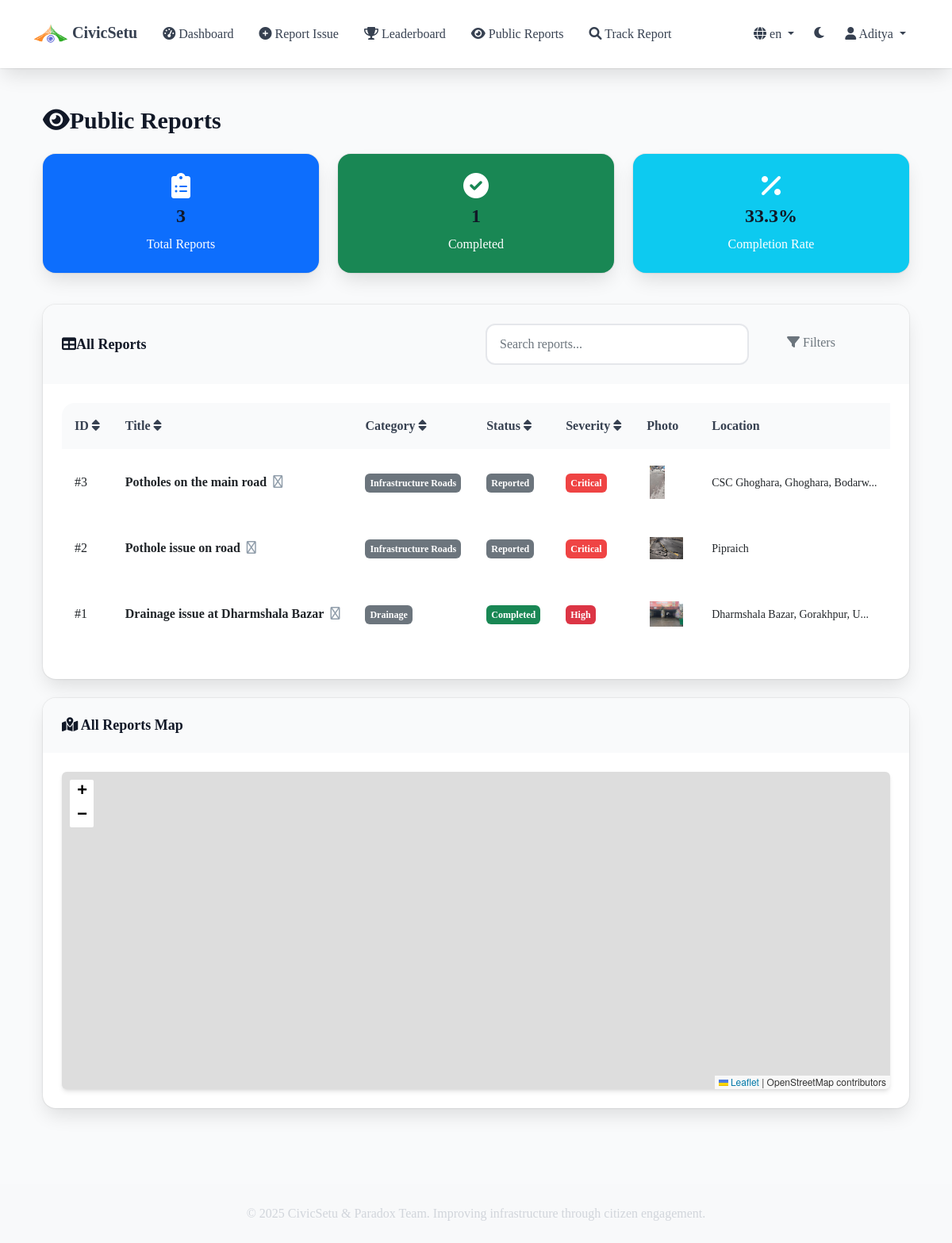
The page /public-reports (signed in) on the database its author committed.
### models.py (models this page shows)
class User(UserMixin, db.Model):
    id = db.Column(db.Integer, primary_key=True)
    username = db.Column(db.String(80), unique=True, nullable=False)
    email = db.Column(db.String(120), unique=True, nullable=False)
    password_hash = db.Column(db.String(120), nullable=False)
    role = db.Column(db.String(20), nullable=False, default='citizen')  # citizen or authority
    phone = db.Column(db.String(15))
    department = db.Column(db.String(100))  # For authority users
    created_at = db.Column(db.DateTime, default=datetime.utcnow)
    is_active = db.Column(db.Boolean, default=True)
    email_verified = db.Column(db.Boolean, default=False)
    reports = db.relationship('Report', backref='reporter', lazy=True)
    assigned_tickets = db.relationship('MaintenanceTicket', backref='assigned_to', lazy=True)

class Report(db.Model):
    id = db.Column(db.Integer, primary_key=True)
    title = db.Column(db.String(200), nullable=False)
    description = db.Column(db.Text, nullable=False)
    category = db.Column(db.String(50), nullable=False)  # pothole, crack, broken_structure, etc.
    severity = db.Column(db.String(20), nullable=False, default='medium')  # low, medium, high, critical
    latitude = db.Column(db.Float, nullable=True)  # Made optional
    longitude = db.Column(db.Float, nullable=True)  # Made optional
    address = db.Column(db.String(300))
    postal_code = db.Column(db.String(20))  # PIN/Postal/Zip code
    photo_path = db.Column(db.String(200), nullable=False)  # Made mandatory
    status = db.Column(db.String(20), default='reported')  # reported, verified, in_progress, completed, rejected
    user_id = db.Column(db.Integer, db.ForeignKey('user.id'), nullable=False)
    is_anonymous = db.Column(db.Boolean, default=False)  # New field for anonymous reporting
    created_at = db.Column(db.DateTime, default=datetime.utcnow)
    updated_at = db.Column(db.DateTime, default=datetime.utcnow, onupdate=datetime.utcnow)
    ticket = db.relationship('MaintenanceTicket', backref='report', uselist=False)
    updates = db.relationship('StatusUpdate', backref='report', lazy=True, order_by='StatusUpdate.created_at.desc()')

### app.py (the view)
@app.route('/public-reports')
def public_reports():
    reports = Report.query.filter(Report.status.notin_(['rejected'])).order_by(Report.created_at.desc()).all()
    vote_counts = {}
    user_votes = set()
    for report in reports:
        vote_count = Vote.query.filter_by(report_id=report.id).count()
        vote_counts[report.id] = vote_count
        if current_user.is_authenticated:
            user_vote = Vote.query.filter_by(user_id=current_user.id, report_id=report.id).first()
            if user_vote:
                user_votes.add(report.id)
    for report in reports:
        report.reporter_name = "Anonymous" if report.is_anonymous else report.reporter.username
    total_reports = len(reports)
    completed_reports = len([r for r in reports if r.status == 'completed'])
    completion_rate = (completed_reports / total_reports * 100) if total_reports > 0 else 0
    return render_template('public_reports.html',
                         reports=reports,
                         vote_counts=vote_counts,
                         user_votes=user_votes,
                         total_reports=total_reports,
                         completed_reports=completed_reports,
                         completion_rate=completion_rate)

### templates/public_reports.html (shortened to what this page needs)
{% extends "base.html" %}
{% block content %}
<div class="container-fluid py-4">
    <h2 class="mb-4"><i class="fas fa-eye"></i>{{ _('Public Reports') }}</h2>
    <div class="row mb-4">
        <div class="col-md-4 mb-3">
            <div class="card bg-primary text-white text-center">
                <div class="card-body">
                    <i class="fas fa-clipboard-list fa-2x mb-2"></i>
                    <h3>{{ total_reports }}</h3>
                    <p class="mb-0">{{ _('Total Reports') }}</p>
                </div>
            </div>
        </div>
        <div class="col-md-4 mb-3">
            <div class="card bg-success text-white text-center">
                <div class="card-body">
                    <i class="fas fa-check-circle fa-2x mb-2"></i>
                    <h3>{{ completed_reports }}</h3>
                    <p class="mb-0">{{ _('Completed') }}</p>
                </div>
            </div>
        </div>
        <div class="col-md-4 mb-3">
            <div class="card bg-info text-white text-center">
                <div class="card-body">
                    <i class="fas fa-percentage fa-2x mb-2"></i>
                    <h3>{{ "%.1f"|format(completion_rate) }}%</h3>
                    <p class="mb-0">{{ _('Completion Rate') }}</p>
                </div>
            </div>
        </div>
    </div>
    <div class="card mb-4">
        <div class="card-header">
            <div class="row align-items-center">
                <div class="col-md-6">
                    <h5 class="mb-0"><i class="fas fa-table"></i>{{ _('All Reports') }}</h5>
                </div>
                <div class="col-md-6">
                    <div class="row">
                        <div class="col-md-8">
                            <input type="text" id="searchInput" class="form-control" placeholder="Search reports...">
                        </div>
                        <div class="col-md-4">
                            <button class="btn btn-outline-secondary" type="button" data-bs-toggle="collapse" data-bs-target="#filtersCollapse">
                                <i class="fas fa-filter"></i> {{ _('Filters') }}
                            </button>
                        </div>
                    </div>
                </div>
            </div>
        </div>
        <div class="card-body">
            {% if reports %}
                <div class="table-responsive">
                    <table class="table table-hover" id="reportsTable">
                        <thead class="table-dark">
                            <tr>
                                <th onclick="sortTable(0)" style="cursor: pointer;">{{ _('ID') }} <i class="fas fa-sort"></i></th>
                                <th onclick="sortTable(1)" style="cursor: pointer;">{{ _('Title') }} <i class="fas fa-sort"></i></th>
                                <th onclick="sortTable(2)" style="cursor: pointer;">{{ _('Category') }} <i class="fas fa-sort"></i></th>
                                <th onclick="sortTable(3)" style="cursor: pointer;">{{ _('Status') }} <i class="fas fa-sort"></i></th>
                                <th onclick="sortTable(4)" style="cursor: pointer;">{{ _('Severity') }} <i class="fas fa-sort"></i></th>
                                <th>{{ _('Photo') }}</th>
                                <th>{{ _('Location') }}</th>
                            </tr>
                        </thead>
                        <tbody>
                            {% for report in reports %}
                            <tr data-status="{{ report.status }}" data-category="{{ report.category }}" data-severity="{{ report.severity }}">
                                <td>#{{ report.id }}</td>
                                <td>
                                    <strong>{{ report.title }}</strong>
                                    {% if report.photo_path %}
                                        <i class="fas fa-camera text-muted ms-1" title="Has photo"></i>
                                    {% endif %}
                                </td>
                                <td>
                                    <span class="badge bg-secondary">{{ report.category.replace('_', ' ').title() }}</span>
                                </td>
                                <td>
                                    {% set status_colors = {
                                        'reported': 'secondary',
                                        'verified': 'info',
                                        'in_progress': 'warning',
                                        'completed': 'success',
                                        'rejected': 'danger'
                                    } %}
                                    <span class="badge bg-{{ status_colors[report.status] }}">
                                        {{ report.status.replace('_', ' ').title() }}
                                    </span>
                                </td>
                                <td>
                                    <span class="badge severity-{{ report.severity }}">{{ report.severity.title() }}</span>
                                </td>
                                <td>
                                    {% if report.photo_path %}
                                        <img src="{{ url_for('static', filename=report.photo_path.replace('\\', '/').replace('static/', '')) }}"
                                             class="img-thumbnail"
                                             style="max-width: 50px; max-height: 50px; cursor: pointer;"
                                             onclick="showImageModal('{{ url_for('static', filename=report.photo_path.replace('\\', '/').replace('static/', '')) }}', '{{ report.title }}')"
                                             title="Click to view full image">
                                    {% else %}
                                        <span class="text-muted small">
                                            <i class="fas fa-image-slash"></i> No image
                                        </span>
                                    {% endif %}
                                </td>
                                <td>
                                    <small>{{ report.address[:30] + '...' if report.address and report.address|length > 30 else (report.address or 'Location provided') }}</small>
                                </td>
                            </tr>
                            {% endfor %}
                        </tbody>
                    </table>
                </div>
            {% else %}
                <div class="text-center py-4">
                    <i class="fas fa-clipboard-list fa-3x text-muted mb-3"></i>
                    <h5>{{ _('No reports available') }}</h5>
                    <p class="text-muted">{{ _('Reports will appear here as they are submitted by citizens.') }}</p>
                </div>
            {% endif %}
        </div>
    </div>
    <div class="card mb-4">
        <div class="card-header">
            <h5 class="mb-0"><i class="fas fa-map-marked-alt"></i> {{ _('All Reports Map') }}</h5>
        </div>
        <div class="card-body">
            <div id="publicReportsMap" class="map-container"></div>
        </div>
    </div>
</div>
{% endblock %}

### templates/base.html (shortened to what this page needs)
<!DOCTYPE html>
<html lang="{{ get_locale() }}">
<head>
    <link href="https://cdn.jsdelivr.net/npm/bootstrap@5.1.3/dist/css/bootstrap.min.css" rel="stylesheet">
    <link href="https://cdnjs.cloudflare.com/ajax/libs/font-awesome/6.0.0/css/all.min.css" rel="stylesheet">
    <link rel="stylesheet" href="https://unpkg.com/leaflet@1.7.1/dist/leaflet.css" />
    <link href="{{ url_for('static', filename='css/custom.css') }}" rel="stylesheet">
</head>
<body>
    <nav class="navbar navbar-expand-lg navbar-dark bg-primary sticky-top">
        <div class="container">
            <a class="navbar-brand" href="{{ url_for('index') }}">
                <img src="{{ url_for('static', filename='logo/CivicSetu.svg') }}" alt="CivicSetu Logo" style="width: 44px;">
                {{ _('CivicSetu') }}
            </a>
            <div class="collapse navbar-collapse" id="navbarNav">
                <ul class="navbar-nav me-auto">
                    {% if current_user.is_authenticated %}
                        {% if current_user.role == 'citizen' %}
                            <li class="nav-item">
                                <a class="nav-link" href="{{ url_for('citizen_dashboard') }}">
                                    <i class="fas fa-tachometer-alt"></i> {{ _('Dashboard') }}
                                </a>
                            </li>
                            <li class="nav-item">
                                <a class="nav-link" href="{{ url_for('create_report') }}">
                                    <i class="fas fa-plus-circle"></i> {{ _('Report Issue') }}
                                </a>
                            </li>
                            <li class="nav-item">
                                <a class="nav-link" href="{{ url_for('citizen_leaderboard') }}">
                                    <i class="fas fa-trophy"></i> {{ _('Leaderboard') }}
                                </a>
                            </li>
                        {% endif %}
                    {% endif %}
                    <li class="nav-item">
                        <a class="nav-link" href="{{ url_for('public_reports') }}">
                            <i class="fas fa-eye"></i> {{ _('Public Reports') }}
                        </a>
                    </li>
                    <li class="nav-item">
                        <a class="nav-link" href="{{ url_for('track_report') }}">
                            <i class="fas fa-search"></i> {{ _('Track Report') }}
                        </a>
                    </li>
                </ul>
                <ul class="navbar-nav">
                    <li class="nav-item dropdown">
                        <a class="nav-link dropdown-toggle" href="#" id="languageDropdown" role="button" data-bs-toggle="dropdown">
                            <i class="fas fa-globe"></i> {{ get_locale() }}
                        </a>
                    </li>
                    <li class="nav-item">
                        <button class="nav-link btn btn-link" id="themeToggle" style="border: none; background: none;">
                            <i class="fas fa-moon" id="themeIcon"></i>
                        </button>
                    </li>
                    {% if current_user.is_authenticated %}
                        <li class="nav-item dropdown">
                            <a class="nav-link dropdown-toggle" href="#" id="navbarDropdown" role="button" data-bs-toggle="dropdown">
                                <i class="fas fa-user"></i> {{ current_user.username }}
                            </a>
                        </li>
                    {% endif %}
                </ul>
            </div>
        </div>
    </nav>
    <main class="container mt-4">
        {% block content %}{% endblock %}
    </main>
    <footer class="bg-light mt-5 py-4">
        <div class="container text-center">
            <p class="mb-0">&copy; 2025 CivicSetu & Paradox Team. Improving infrastructure through citizen engagement.</p>
        </div>
    </footer>
</body>
</html>

### rows shown on the page
User: is_active "en", username "Aditya"
Report: id "1", title "Drainage issue at Dharmshala Bazar", category.replace "Drainage", status.replace "Completed", severity "High", shows a picture, address "Dharmshala Bazar, Gorakhpur, U..."
Report: id "3", title "Potholes on the main road", category.replace "Infrastructure Roads", status.replace "Reported", severity "Critical", shows a picture, address "CSC Ghoghara, Ghoghara, Bodarw..."
Report: id "2", title "Pothole issue on road", category.replace "Infrastructure Roads", status.replace "Reported", severity "Critical", shows a picture, address "Pipraich"

### other values the page prints
{{ total_reports }} "3"
{{ completed_reports }} "1"
{{ "%.1f"|format(completion_rate) }} "33.3"
